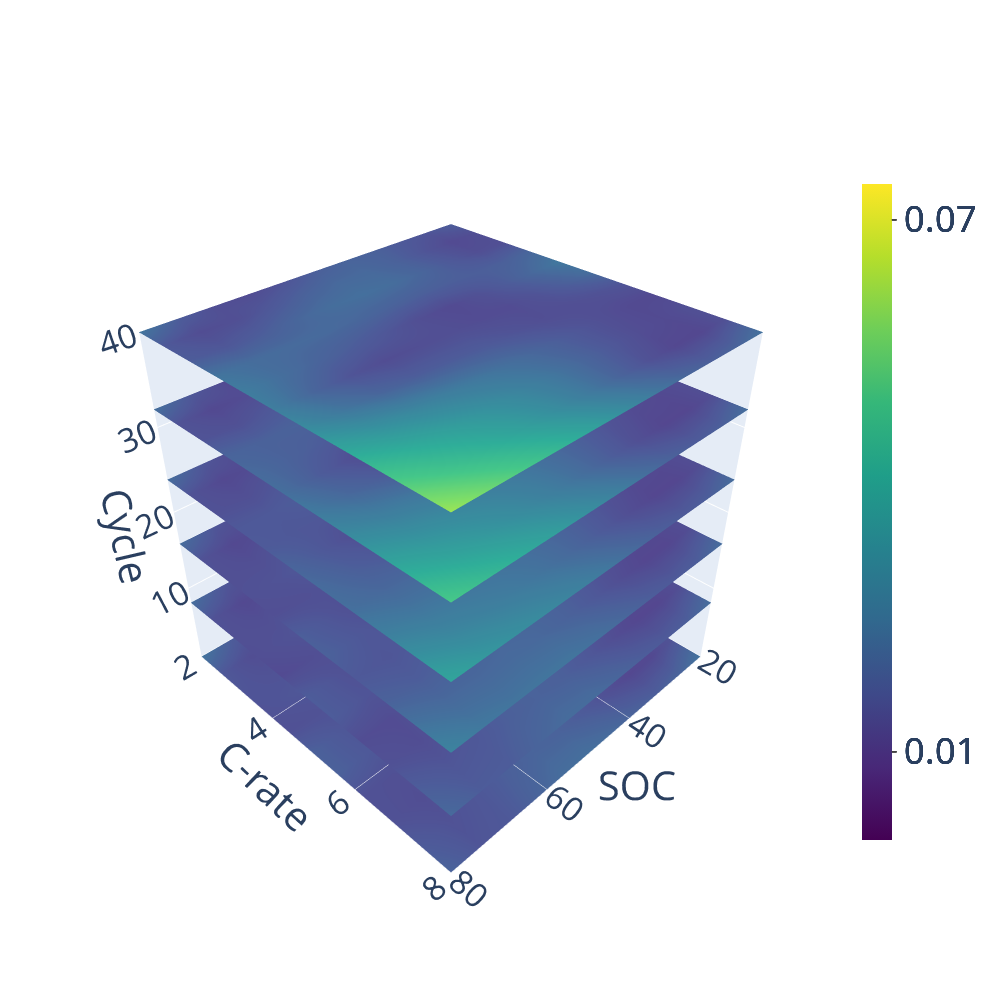

The cell this chart's notebook holds for it:
### Code cell
# Uncertainty

temp_of_interest =291

my_temperature_index = np.argmin(np.abs(w_space2[0,0,:,0] - temp_of_interest))

plot_Uncertainty(x_space2[:,:,my_temperature_index,:],y_space2[:,:,my_temperature_index,:],z_space2[:,:,my_temperature_index,:],v_re[:,:,my_temperature_index,:], v_re)
